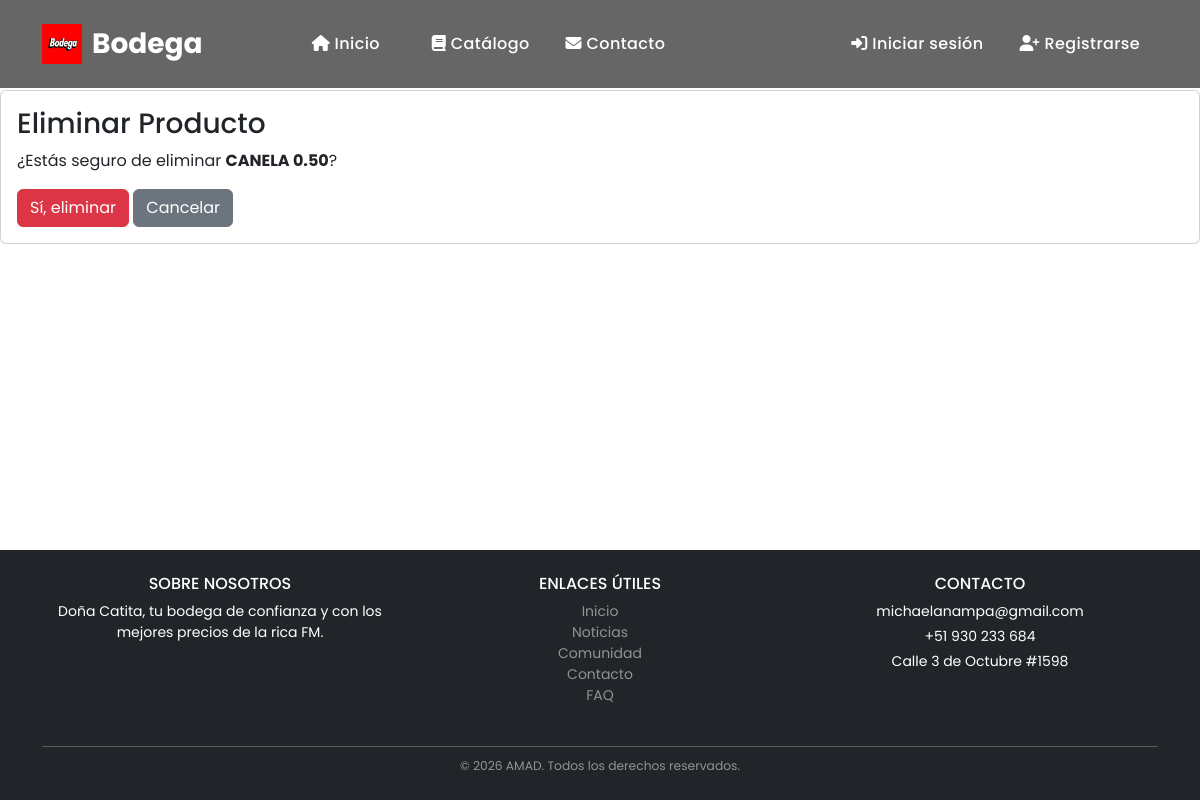
Page /productos/496/eliminar/ on the earlier database version.
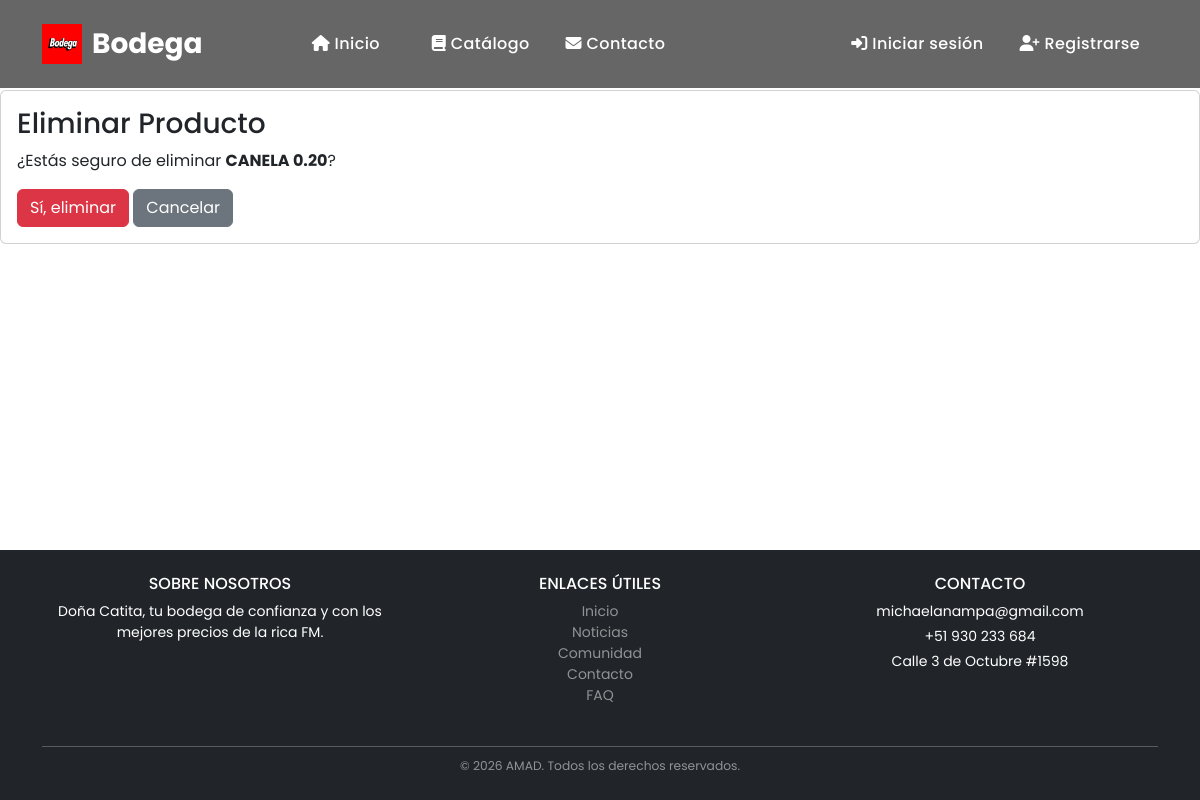
Same page on the later database version.
### productos/models.py (models this page shows, shortened)
class Producto(models.Model):
    nombre = models.CharField(max_length=200)
    precio = models.DecimalField(max_digits=10, decimal_places=2)
    costo = models.DecimalField(max_digits=10, decimal_places=2, default=0.00)
    stock = models.DecimalField(max_digits=10, decimal_places=2, default=0.00)
    tipoProducto = models.CharField(max_length=100)
    unidadMedida = models.CharField(max_length=50, blank=True)
    fechaVencimiento = models.DateField(blank=True, null=True)
    detalle = models.TextField(blank=True)
    imagen = models.CharField(max_length=255, blank=True)
    created_at = models.DateTimeField(auto_now_add=True)
    updated_at = models.DateTimeField(auto_now=True)

### productos/views.py (the view)
# urls.py: path('<int:pk>/eliminar/', views.eliminar_producto, name='eliminar_producto'),
def eliminar_producto(request, pk):
	producto = get_object_or_404(Producto, pk=pk)
	if request.method == 'POST':
		producto.delete()
		messages.success(request, 'Producto eliminado.')
		return redirect('lista_productos')
	return render(request, 'productos/eliminar_producto.html', {'producto': producto})

### productos/templates/productos/eliminar_producto.html (shortened to what this page needs)
{% extends 'base.html' %}
{% block content %}
<div class="card">
  <div class="card-body">
    <h3 class="card-title">Eliminar Producto</h3>
    <p>¿Estás seguro de eliminar <strong>{{ producto.nombre }}</strong>?</p>
    <form method="post">
      <button type="submit" class="btn btn-danger">Sí, eliminar</button>
      <a class="btn btn-secondary" href="{% url 'lista_productos' %}">Cancelar</a>
    </form>
  </div>
</div>
{% endblock %}

Differences in the rows shown:
changed Producto: nombre "CANELA 0.50" → "CANELA 0.20"
